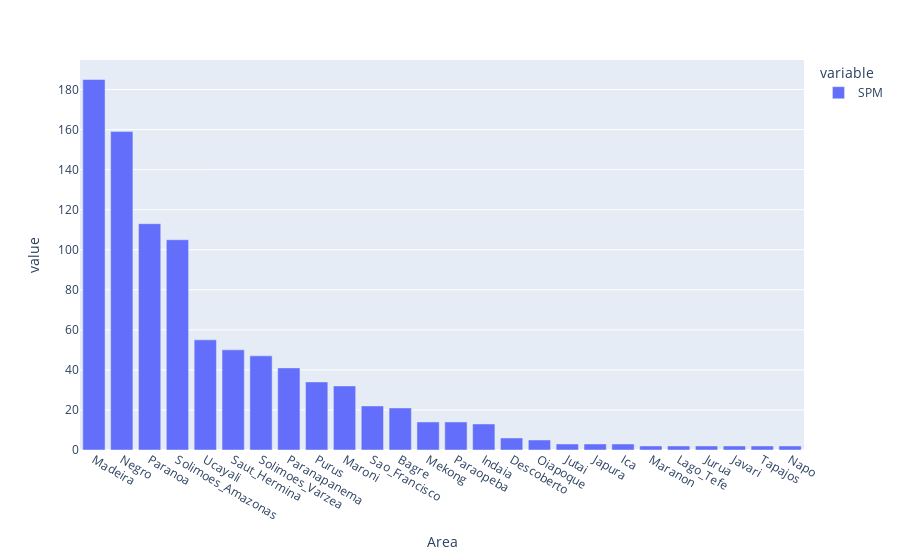

Write notebook code for a chart like this one.
### Markdown cell above
## Opening the Database

### Code cell
db = RadiometryDB(r'D:\OneDrive - Agência Nacional de Águas\Data\GET-RadiometryDB')

db.summary(plot=True, bars=['SPM'])

### Figure 1 — Plotly figure (JSON) as saved in the notebook; plotly's stock layout.template omitted (floating-point values rounded to 4 significant figures)
{"data": [{"alignmentgroup": "True", "hovertemplate": "variable=SPM<br>Area=%{x}<br>value=%{y}<extra></extra>", "legendgroup": "SPM", "marker": {"color": "#636efa"}, "name": "SPM", "offsetgroup": "SPM", "orientation": "v", "showlegend": true, "textposition": "auto", "type": "bar", "x": ["Madeira", "Negro", "Paranoa", "Solimoes_Amazonas", "Ucayali", "Saut_Hermina", "Solimoes_Varzea", "Paranapanema", "Purus", "Maroni", "Sao_Francisco", "Bagre", "Mekong", "Paraopeba", "Indaia", "Descoberto", "Oiapoque", "Jutai", "Japura", "Ica", "Maranon", "Lago_Tefe", "Jurua", "Javari", "Tapajos", "Napo"], "xaxis": "x", "y": [185, 159, 113, 105, 55, 50, 47, 41, 34, 32, 22, 21, 14, 14, 13, 6, 5, 3, 3, 3, 2, 2, 2, 2, 2, 2], "yaxis": "y"}], "layout": {"autosize": true, "barmode": "group", "legend": {"title": {"text": "variable"}, "tracegroupgap": 0}, "margin": {"t": 60}, "xaxis": {"anchor": "y", "autorange": true, "domain": [0, 1], "range": [-0.5, 25.5], "title": {"text": "Area"}, "type": "category"}, "yaxis": {"anchor": "x", "autorange": true, "domain": [0, 1], "range": [0, 194.7], "title": {"text": "value"}, "type": "linear"}}}
